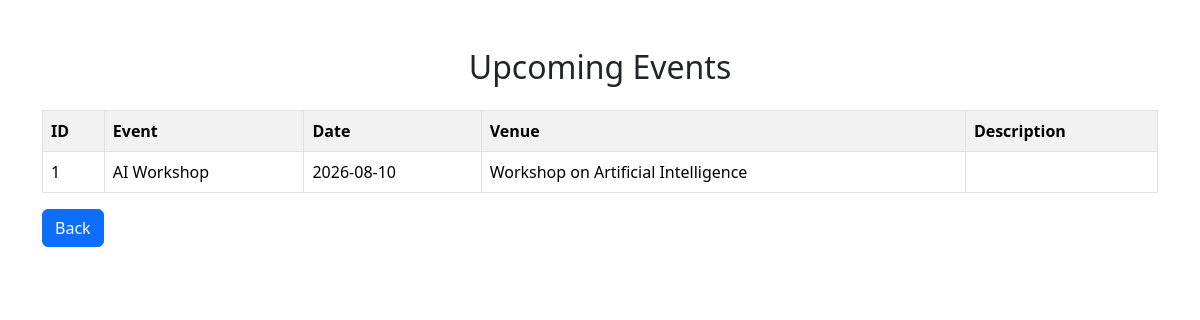
The app's page /events with its own data.
### tables this page shows
CREATE TABLE events(
        id INTEGER PRIMARY KEY AUTOINCREMENT,
        title TEXT,
        date TEXT,
        description TEXT
    );

### app.py (the view)
@app.route('/events')
def events():
    conn = get_db_connection()
    event_data = conn.execute("SELECT * FROM events").fetchall()
    conn.close()
    return render_template("events.html", events=event_data)

### app.py (called while the page is built)
def get_db_connection():
    conn = sqlite3.connect(DATABASE)
    conn.row_factory = sqlite3.Row
    return conn

### templates/events.html (shortened to what this page needs)
<!DOCTYPE html>
<html>
<head>
<link href="https://cdn.jsdelivr.net/npm/bootstrap@5.3.3/dist/css/bootstrap.min.css" rel="stylesheet">
</head>
<body>
<div class="container mt-5">
<h2 class="text-center mb-4">
Upcoming Events
</h2>
<table class="table table-bordered table-striped">
<tr>
<th>ID</th>
<th>Event</th>
<th>Date</th>
<th>Venue</th>
<th>Description</th>
</tr>
{% for event in events %}
<tr>
<td>{{ event[0] }}</td>
<td>{{ event[1] }}</td>
<td>{{ event[2] }}</td>
<td>{{ event[3] }}</td>
<td>{{ event[4] }}</td>
</tr>
{% endfor %}
</table>
<a href="/dashboard" class="btn btn-primary">
Back
</a>
</div>
</body>
</html>

### records on screen
events: id "1", title "AI Workshop", date "2026-08-10", description "Workshop on Artificial Intelligence"
